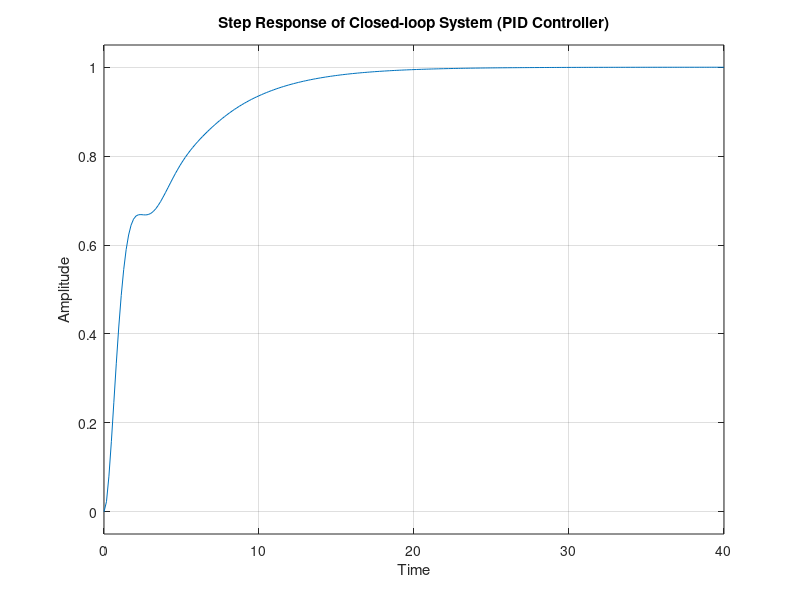

Write the MATLAB code that produced this figure.
% پارامترهای کنترلکننده PID
Kp = 2;
Ti = 3;
Td = 1;

% محاسبه پارامترهای کنترلکننده PID
Ki = Kp / Ti;
Kd = Kp * Td;

% تعریف تابع تبدیل سیستم باز
num = 1;
den = [1, 3, 4, 2];
G = tf(num, den);

% تعریف کنترلکننده PID
C_PID = pid(Kp, Ki, Kd);

% تعریف تابع تبدیل حلقه بسته
G_closed = feedback(series(C_PID, G), 1);

% شبیهسازی پاسخ پله
figure;
step(G_closed, 40);
title('Step Response of Closed-loop System (PID Controller)');
xlabel('Time');
ylabel('Amplitude');
grid on;
